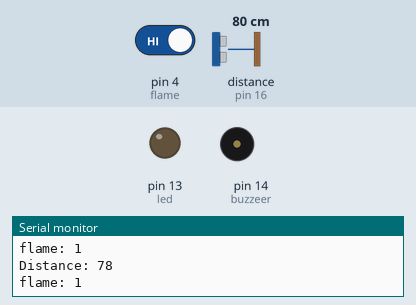
Bench run of a sketch on a simulated Arduino Uno, built with avr-gcc and run on an emulated ATmega328P. Parts: output pins drawn as LEDs (lit = HIGH), buzzer (waves = sounding, pin HIGH), the last lines printed to the serial monitor. Wiring (inferred from the names in the program): ultrasonic range finder: trigger pin 5; echo pin 16. Inputs (shaded band) come from the test bench; at power-on: distance to the obstacle (sensor on pin 16) 80 cm, pin 4 (flame) HIGH. The echo pulse lasts 58.3 µs per cm; pins used as bus, display or sensor lines are not drawn.

Above: at 2.8 s.
2.9 s: distance to the obstacle (sensor on pin 16) set to 23 cm
7.2 s: distance to the obstacle (sensor on pin 16) set to 19 cm
At 10.3 s:
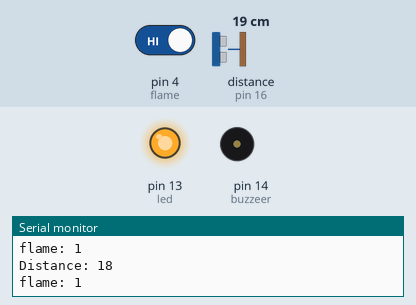
11.5 s: pin 4 (flame) driven LOW
At 15.4 s:
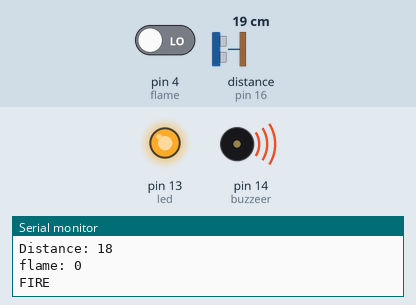
16.5 s: distance to the obstacle (sensor on pin 16) set to 35 cm
At 22.4 s:
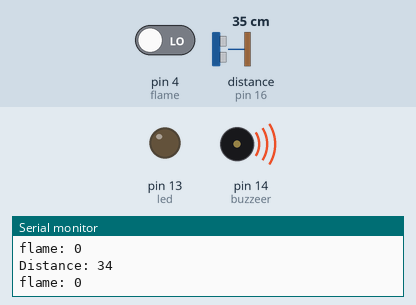
22.5 s: distance to the obstacle (sensor on pin 16) set to 2 cm
At 26.5 s:
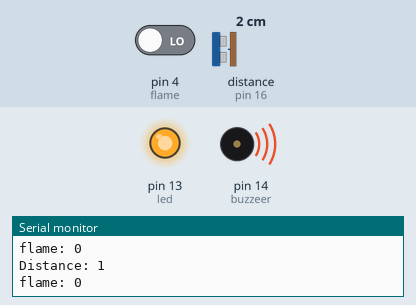
27.5 s: distance to the obstacle (sensor on pin 16) set to 60 cm
At 30.9 s:
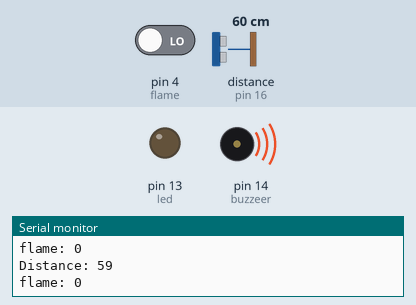
Timing chart, 0 to 32.4 s (numbered marks = the images above; inputs shaded):
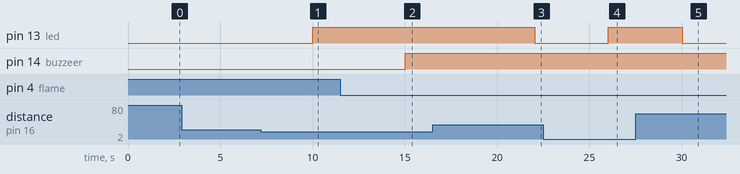

Measured:
- the behaviour switches between 21 and 20 cm on distance to the obstacle (sensor on pin 16) (found by bisection; images 0 and 1)
- after the input at 7.2 s, pin 13 (led): LOW → HIGH after 2.8 s
- after the input at 11.5 s, pin 14 (buzzeer): LOW → HIGH after 3.5 s
- after the input at 16.5 s, pin 13 (led): HIGH → LOW after 5.5 s
- after the input at 22.5 s, pin 13 (led): LOW → HIGH after 3.5 s
- after the input at 27.5 s, pin 13 (led): HIGH → LOW after 2.5 s

The sketch:

Car_Crash_Project.ino
```cpp
const int trigPin = 5;
const int echoPin = 16;
const int flame = 4 ; // A2 is the analog pin
// defines variables
long duration;
int distance;
void setup() {

  pinMode(13,OUTPUT);//led
  pinMode(4,INPUT);//flame
  pinMode(trigPin, OUTPUT); // Sets the trigPin as an Output
  pinMode(echoPin, INPUT); // Sets the echoPin as an Input
  pinMode(14,OUTPUT);//buzzeer
  Serial.begin(9600); // Starts the serial communication

}
void loop() {
  // Clears the trigPin
  int f=digitalRead(4); // FIRE SENSOR
  digitalWrite(trigPin, LOW);
  delayMicroseconds(2);
  // Sets the trigPin on HIGH state for 10 micro seconds
  digitalWrite(trigPin, HIGH);
  delayMicroseconds(10);
  digitalWrite(trigPin, LOW);
  // Reads the echoPin, returns the sound wave travel time in microseconds
  duration = pulseIn(echoPin, HIGH);
  // Calculating the distance
  distance = duration * 0.034 / 2;
  // Prints the distance on the Serial Monitor
  Serial.print("Distance: ");
  Serial.println(distance);
  Serial.print("flame: ");
  Serial.println(f);
  delay(2000);
  if (distance<20)
  {
    digitalWrite(13,HIGH);
    delay(1000);
    if (f==0)
    {
      Serial.println("FIRE");
      digitalWrite(14,HIGH);
      delay(1000);
    }
    else
    {
      Serial.println("no fire");
      digitalWrite(14,LOW);
      delay(1000);
    }

  }
  else
  {
    digitalWrite(13,LOW);
  }


}
```
